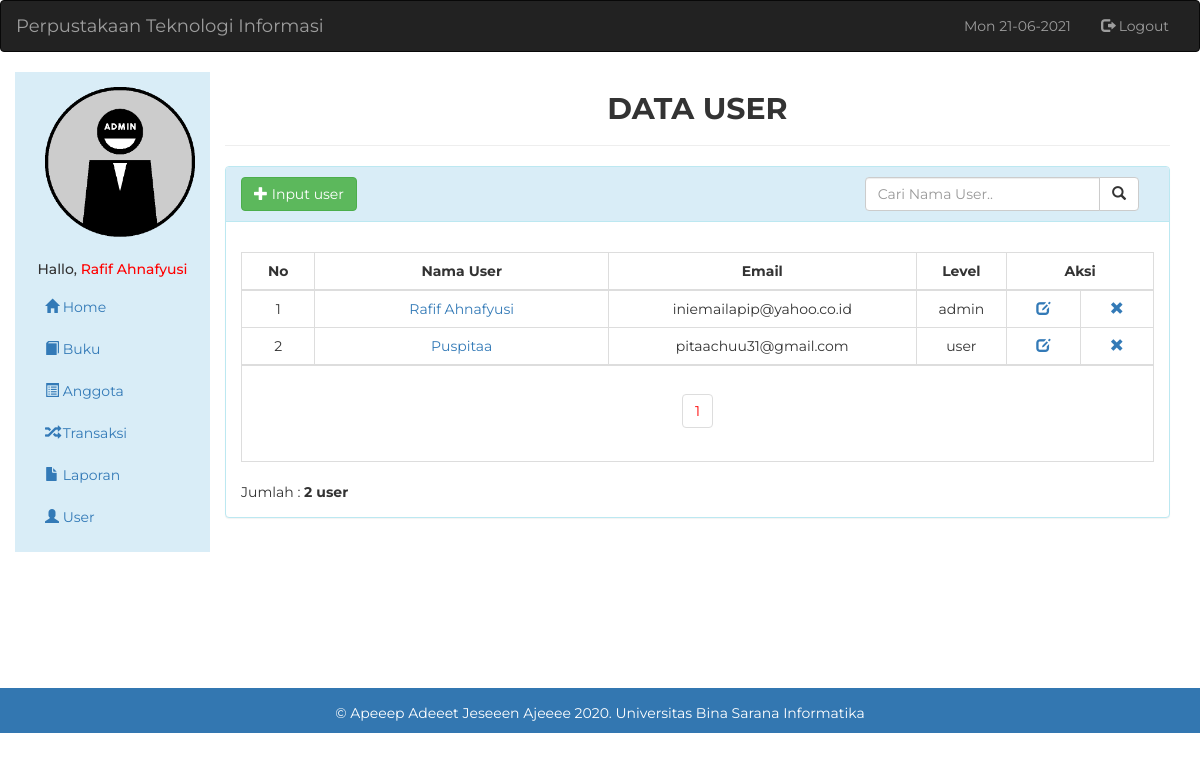
Screenshot of /admin/index.php?page=user (signed in) with the database file from the repository.
### tables this page shows
CREATE TABLE `tbl_user` (
  `id` int(3) NOT NULL,
  `nama` varchar(200) NOT NULL,
  `username` varchar(50) NOT NULL,
  `password` varchar(200) NOT NULL,
  `email` varchar(100) NOT NULL,
  `foto` varchar(50) NOT NULL,
  `level` enum('admin','user') NOT NULL
);

### admin/user_data.php (the view, shortened to what this page needs)
<div class="col-sm-10">
<center> <h2 style="font-weight:bold">DATA USER</h2>
  <hr>
</div>
<div id="loginbox" style="margin-top: ;" class="mainbox col-md-10">
	<div class="panel panel-info">
		<div class="panel-heading">
			<a  class="btn btn-success" href="?page=user_input"><span class="glyphicon glyphicon-plus"></span> Input user</a>
			<div class="pull-right col-md-4">
				<form action="?page=user_search" method="post">
          <div class="input-group">
				  	<input type="text" name="cari" class="form-control" placeholder="Cari Nama User..">
				    <span class="input-group-btn">
				    <button type="submit" class="btn btn-default" type="button">
				    	<span class="glyphicon glyphicon-search"></span>
				    </button>
				    </span>
				  </div>
				</form>
      </div>
		</div>
		<div style="padding-top: 10px" class="panel-body">
		<br>
			<table class="table table-bordered">
				<thead>
				<tr>
					<th width="5%"><center>No</th>
					<th width="20%"><center>Nama User</th>
					<th width="20%"><center>Email</th>
					<th width="5%"><center>Level</th>
					<th style="text-align: center;" colspan="2" width="10%"><center>Aksi</th>
				</tr>
				</thead>
				<tbody>
				<?php
				include_once '../inc/class.perpus.php';
				$user = new user;
				$records_per_page=10;
				$query = "SELECT * FROM tbl_user";
				$newquery = $user->paging($query,$records_per_page);
				if (empty($page)) {
					$posisi = 0;
				}else{
					$posisi = ($page - 1) * $records_per_page;
				}
				$no=1+$posisi;
				foreach ($user->showData($newquery) as $value) {
					?>
					<tr style="text-align: center;">
					<td><?php echo $no; ?></td>
					<td><a href="?page=detil-user&id=<?=$value['id']?>"><?=$value['nama']; ?></a></td>
					<td><?=$value['email']; ?></td>
					<td><?=$value['level']?></td>
					<td>
						<a href="?page=user_edit&id=<?=$value['id']?>" title="edit"><span class="glyphicon glyphicon-edit"></span></a>
					</td>
					<td>
						<a href="?page=delete&user_id=<?php print($value['id']) ?>" onclick="return confirm('Anda yakin ingin menghapus data user <?php echo $value['nama']; ?> ?')" title="Hapus"><span class="glyphicon glyphicon-remove"></span></a>
					</td>
					</tr>
					<?php
					$no++;
				}
				?>
				</tbody>
				<tr>
	        <td colspan="7" align="center">
			    <div class="pagination-wrap">
			      <?php $user->paginglink($query,$records_per_page); ?>
			    </div>
		  	  </td>
		    </tr>
			</table>
			Jumlah : <b><?php $user->jumlah($query); ?> user</b>
		</div>
	</div>
</div>

### admin/index.php (style rules this page uses)
body { font-family: 'Montserrat', sans-serif; }

### rows the page displays
tbl_user: nama "Rafif Ahnafyusi", email "iniemailapip@yahoo.co.id", level "admin"
tbl_user: nama "Puspitaa", email "pitaachuu31@gmail.com", level "user"

### other values shown
date('D'.' '.'d-m-Y') "Mon 21-06-2021"
$_SESSION['nama'] "Rafif Ahnafyusi"
$row "2"
